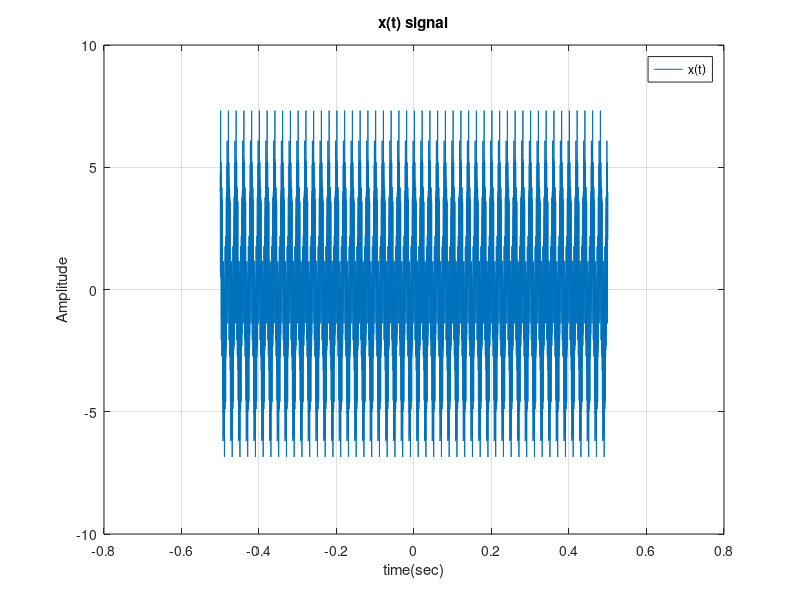
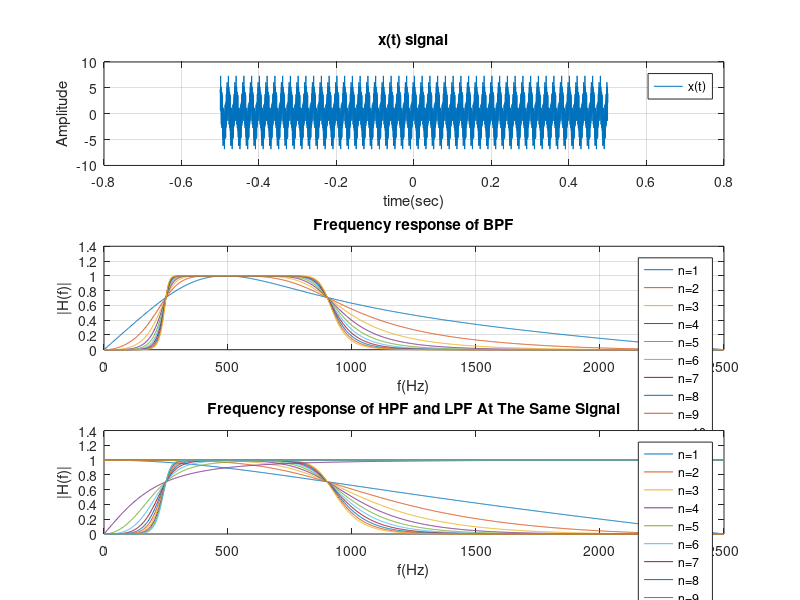
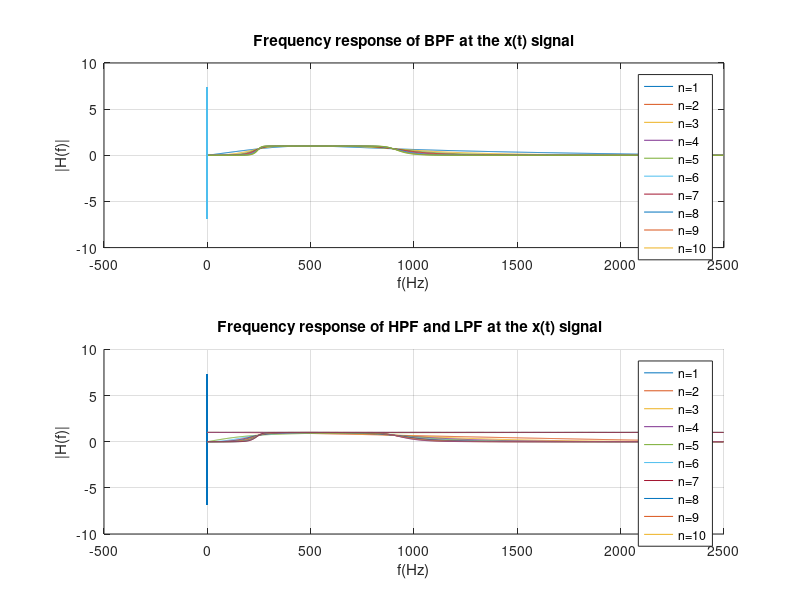

The MATLAB source for these figures, in order:
clc;
clear all;
close all;


Fs=5000;
d=0.5;
t=-d:1/Fs:d;
x=3*cos(2*pi*50*t)+0.8*sin(2*pi*250*t)+cos(2*pi*900*t)+3*sin(2*pi*2200*t);

plot(t,x);
grid on;
xlabel('time(sec)')
ylabel('Amplitude')
title('x(t) signal')
legend('x(t)')

%%%%%%%%%  BPF   %%%%%%%%

figure
subplot(311)
plot(t,x);
grid on;
xlabel('time(sec)')
ylabel('Amplitude')
title('x(t) signal')
legend('x(t)')


subplot(312)
for n=1:10

fc=[250 900];

wc=2*fc/Fs;

[b, a]=butter(n,wc,'bandpass');

[H, f]=freqz(b,a,1024,Fs);

plot(f,abs(H));hold on;


end

ybpf=filter(b,a,x);

xlabel('f(Hz)');grid;

ylabel('|H(f)|')

title('Frequency response of BPF')

legend('n=1','n=2','n=3','n=4','n=5','n=6','n=7','n=8','n=9','n=10')

%%%%% Hpf and Lpf at same signal component of x(t) %%%%%%

subplot(313)
for n=1:10

fc=900;

wc=2*fc/Fs;

[b, a]=butter(n,wc);

[H, f]=freqz(b,a,1024,Fs);

plot(f,abs(H));hold on;

end

ylpf=filter(b,a,x);

xlabel('f(Hz)');grid;

ylabel('|H(f)|')

title('Frequency response of LPF')

legend('n=1','n=2','n=3','n=4','n=5','n=6','n=7','n=8','n=9','n=10')



for n=1:10

fc=250;

wc=2*fc/Fs;

[b, a]=butter(n,wc,'high');

[H, f]=freqz(b,a,1024,Fs);

plot(f,abs(H));hold on;

end

yhpf=filter(b,a,x);

xlabel('f(Hz)');grid;

legend('n=1','n=2','n=3','n=4','n=5','n=6','n=7','n=8','n=9','n=10')

ylabel('|H(f)|')

title('Frequency response of HPF and LPF At The Same Signal')


%%%%%% part e %%%%%%

figure 
subplot(211)

for n=1:10

fc=[250 900];

wc=2*fc/Fs;

[b, a]=butter(n,wc,'bandpass');

[H, f]=freqz(b,a,1024,Fs);

plot(f,abs(H));
hold on;
plot(t,x);
end

ybpf=filter(b,a,x);

xlabel('f(Hz)');grid;

ylabel('|H(f)|')

title('Frequency response of BPF at the x(t) signal')

legend('n=1','n=2','n=3','n=4','n=5','n=6','n=7','n=8','n=9','n=10')

%%%%% part f %%%%%%

subplot(212)

hold on;
plot(t,x);

for n=1:10

fc=900;

wc=2*fc/Fs;

[b, a]=butter(n,wc);

[H, f]=freqz(b,a,1024,Fs);

plot(f,abs(H));hold on;

end

ylpf=filter(b,a,x);


for n=1:10

fc=250;

wc=2*fc/Fs;

[b, a]=butter(n,wc,'high');

[H, f]=freqz(b,a,1024,Fs);

plot(f,abs(H));hold on;

end

yhpf=filter(b,a,x);

xlabel('f(Hz)');grid;

legend('n=1','n=2','n=3','n=4','n=5','n=6','n=7','n=8','n=9','n=10')

ylabel('|H(f)|')

title('Frequency response of HPF and LPF at the x(t) signal  ')










